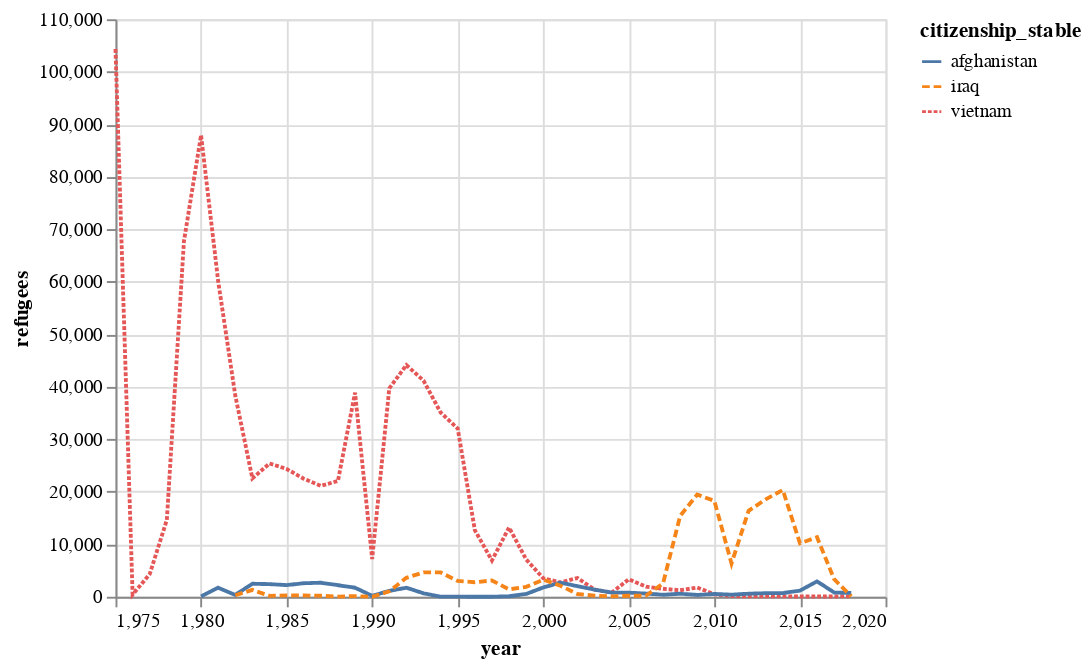

Notebook source saved alongside this figure:
### Markdown cell above
### Exploratory line charts `1 point`

**Using line charts,** examine 3 different countries' patterns of entry into the US over the years. What do their entry trends look like over time?

### Code cell
# creating a subset of the data with 3 countries and sum up the refugees number by year and citizenship

df_subset=df[df.citizenship_stable.isin(["afghanistan","vietnam","iraq"])].groupby(["year","citizenship_stable"]).refugees.sum().reset_index()
df_subset = pd.DataFrame(df_subset)

# create a multiple line chart using altair

import altair as alt


alt.Chart(df_subset).mark_line().encode(
    x='year',
    y='refugees',
    color='citizenship_stable',
    strokeDash='citizenship_stable',
)

### Figure 1 — Vega-Lite specification as saved in the notebook (floating-point values rounded to 4 significant figures)
{"config": {"view": {"continuousWidth": 400, "continuousHeight": 300}}, "data": {"name": "data-0536c2751db8dc20fd91b87aeed51a6d"}, "mark": "line", "encoding": {"color": {"type": "nominal", "field": "citizenship_stable"}, "strokeDash": {"type": "nominal", "field": "citizenship_stable"}, "x": {"type": "quantitative", "field": "year"}, "y": {"type": "quantitative", "field": "refugees"}}, "$schema": "https://vega.github.io/schema/vega-lite/v4.8.1.json", "datasets": {"data-0536c2751db8dc20fd91b87aeed51a6d": [{"year": 1975, "citizenship_stable": "vietnam", "refugees": 104300.0}, {"year": 1976, "citizenship_stable": "vietnam", "refugees": 399.0}, {"year": 1977, "citizenship_stable": "vietnam", "refugees": 4321.0}, {"year": 1978, "citizenship_stable": "vietnam", "refugees": 14640.0}, {"year": 1979, "citizenship_stable": "vietnam", "refugees": 67720.0}, {"year": 1980, "citizenship_stable": "afghanistan", "refugees": 65.0}, {"year": 1980, "citizenship_stable": "vietnam", "refugees": 87910.0}, {"year": 1981, "citizenship_stable": "afghanistan", "refugees": 1731.0}, {"year": 1981, "citizenship_stable": "vietnam", "refugees": 60110.0}, {"year": 1982, "citizenship_stable": "afghanistan", "refugees": 358.0}, {"year": 1982, "citizenship_stable": "iraq", "refugees": 284.0}, {"year": 1982, "citizenship_stable": "vietnam", "refugees": 38340.0}, {"year": 1983, "citizenship_stable": "afghanistan", "refugees": 2473.0}, {"year": 1983, "citizenship_stable": "iraq", "refugees": 1306.0}, {"year": 1983, "citizenship_stable": "vietnam", "refugees": 22540.0}, {"year": 1984, "citizenship_stable": "afghanistan", "refugees": 2403.0}, {"year": 1984, "citizenship_stable": "iraq", "refugees": 162.0}, {"year": 1984, "citizenship_stable": "vietnam", "refugees": 25380.0}, {"year": 1985, "citizenship_stable": "afghanistan", "refugees": 2217.0}, {"year": 1985, "citizenship_stable": "iraq", "refugees": 266.0}, {"year": 1985, "citizenship_stable": "vietnam", "refugees": 24340.0}, {"year": 1986, "citizenship_stable": "afghanistan", "refugees": 2578.0}, {"year": 1986, "citizenship_stable": "iraq", "refugees": 242.0}, {"year": 1986, "citizenship_stable": "vietnam", "refugees": 22480.0}, {"year": 1987, "citizenship_stable": "afghanistan", "refugees": 2670.0}, {"year": 1987, "citizenship_stable": "iraq", "refugees": 193.0}, {"year": 1987, "citizenship_stable": "vietnam", "refugees": 21130.0}, {"year": 1988, "citizenship_stable": "afghanistan", "refugees": 2203.0}, {"year": 1988, "citizenship_stable": "iraq", "refugees": 38.0}, {"year": 1988, "citizenship_stable": "vietnam", "refugees": 22050.0}, {"year": 1989, "citizenship_stable": "afghanistan", "refugees": 1718.0}, {"year": 1989, "citizenship_stable": "iraq", "refugees": 119.0}, {"year": 1989, "citizenship_stable": "vietnam", "refugees": 38880.0}, {"year": 1990, "citizenship_stable": "afghanistan", "refugees": 179.0}, {"year": 1990, "citizenship_stable": "iraq", "refugees": 1.0}, {"year": 1990, "citizenship_stable": "vietnam", "refugees": 7201.0}, {"year": 1991, "citizenship_stable": "afghanistan", "refugees": 1113.0}, {"year": 1991, "citizenship_stable": "iraq", "refugees": 1032.0}, {"year": 1991, "citizenship_stable": "vietnam", "refugees": 39690.0}, {"year": 1992, "citizenship_stable": "afghanistan", "refugees": 1722.0}, {"year": 1992, "citizenship_stable": "iraq", "refugees": 3611.0}, {"year": 1992, "citizenship_stable": "vietnam", "refugees": 44130.0}, {"year": 1993, "citizenship_stable": "afghanistan", "refugees": 658.0}, {"year": 1993, "citizenship_stable": "iraq", "refugees": 4646.0}, {"year": 1993, "citizenship_stable": "vietnam", "refugees": 41180.0}, {"year": 1994, "citizenship_stable": "afghanistan", "refugees": 18.0}, {"year": 1994, "citizenship_stable": "iraq", "refugees": 4634.0}, {"year": 1994, "citizenship_stable": "vietnam", "refugees": 35100.0}, {"year": 1995, "citizenship_stable": "afghanistan", "refugees": 10.0}, {"year": 1995, "citizenship_stable": "iraq", "refugees": 3015.0}, {"year": 1995, "citizenship_stable": "vietnam", "refugees": 32030.0}, {"year": 1996, "citizenship_stable": "afghanistan", "refugees": 9.0}, {"year": 1996, "citizenship_stable": "iraq", "refugees": 2765.0}, {"year": 1996, "citizenship_stable": "vietnam", "refugees": 12690.0}, {"year": 1997, "citizenship_stable": "afghanistan", "refugees": 6.0}, {"year": 1997, "citizenship_stable": "iraq", "refugees": 3094.0}, {"year": 1997, "citizenship_stable": "vietnam", "refugees": 6903.0}, {"year": 1998, "citizenship_stable": "afghanistan", "refugees": 87.0}, {"year": 1998, "citizenship_stable": "iraq", "refugees": 1407.0}, {"year": 1998, "citizenship_stable": "vietnam", "refugees": 13200.0}, {"year": 1999, "citizenship_stable": "afghanistan", "refugees": 530.0}, {"year": 1999, "citizenship_stable": "iraq", "refugees": 1886.0}, {"year": 1999, "citizenship_stable": "vietnam", "refugees": 7109.0}, {"year": 2000, "citizenship_stable": "afghanistan", "refugees": 1768.0}, {"year": 2000, "citizenship_stable": "iraq", "refugees": 3257.0}, {"year": 2000, "citizenship_stable": "vietnam", "refugees": 3521.0}, {"year": 2001, "citizenship_stable": "afghanistan", "refugees": 2692.0}, {"year": 2001, "citizenship_stable": "iraq", "refugees": 2106.0}, {"year": 2001, "citizenship_stable": "vietnam", "refugees": 2732.0}, {"year": 2002, "citizenship_stable": "afghanistan", "refugees": 2010.0}, {"year": 2002, "citizenship_stable": "iraq", "refugees": 520.0}, {"year": 2002, "citizenship_stable": "vietnam", "refugees": 3561.0}, {"year": 2003, "citizenship_stable": "afghanistan", "refugees": 1351.0}, {"year": 2003, "citizenship_stable": "iraq", "refugees": 206.0}, {"year": 2003, "citizenship_stable": "vietnam", "refugees": 1359.0}, {"year": 2004, "citizenship_stable": "afghanistan", "refugees": 793.0}, {"year": 2004, "citizenship_stable": "iraq", "refugees": 71.0}, {"year": 2004, "citizenship_stable": "vietnam", "refugees": 795.0}, {"year": 2005, "citizenship_stable": "afghanistan", "refugees": 768.0}, {"year": 2005, "citizenship_stable": "iraq", "refugees": 182.0}, {"year": 2005, "citizenship_stable": "vietnam", "refugees": 3332.0}, {"year": 2006, "citizenship_stable": "afghanistan", "refugees": 610.0}, {"year": 2006, "citizenship_stable": "iraq", "refugees": 202.0}, {"year": 2006, "citizenship_stable": "vietnam", "refugees": 1911.0}, {"year": 2007, "citizenship_stable": "afghanistan", "refugees": 378.0}, {"year": 2007, "citizenship_stable": "iraq", "refugees": 2544.0}, {"year": 2007, "citizenship_stable": "vietnam", "refugees": 1516.0}, {"year": 2008, "citizenship_stable": "afghanistan", "refugees": 576.0}, {"year": 2008, "citizenship_stable": "iraq", "refugees": 15410.0}, {"year": 2008, "citizenship_stable": "vietnam", "refugees": 1234.0}, {"year": 2009, "citizenship_stable": "afghanistan", "refugees": 338.0}, {"year": 2009, "citizenship_stable": "iraq", "refugees": 19470.0}, {"year": 2009, "citizenship_stable": "vietnam", "refugees": 1754.0}, {"year": 2010, "citizenship_stable": "afghanistan", "refugees": 527.0}, {"year": 2010, "citizenship_stable": "iraq", "refugees": 18250.0}, {"year": 2010, "citizenship_stable": "vietnam", "refugees": 470.0}, {"year": 2011, "citizenship_stable": "afghanistan", "refugees": 392.0}, {"year": 2011, "citizenship_stable": "iraq", "refugees": 6339.0}, {"year": 2011, "citizenship_stable": "vietnam", "refugees": 120.0}, {"year": 2012, "citizenship_stable": "afghanistan", "refugees": 578.0}, {"year": 2012, "citizenship_stable": "iraq", "refugees": 16370.0}, {"year": 2012, "citizenship_stable": "vietnam", "refugees": 87.0}, {"year": 2013, "citizenship_stable": "afghanistan", "refugees": 678.0}, {"year": 2013, "citizenship_stable": "iraq", "refugees": 18560.0}, {"year": 2013, "citizenship_stable": "vietnam", "refugees": 63.0}, {"year": 2014, "citizenship_stable": "afghanistan", "refugees": 696.0}, {"year": 2014, "citizenship_stable": "iraq", "refugees": 20330.0}, {"year": 2014, "citizenship_stable": "vietnam", "refugees": 80.0}, {"year": 2015, "citizenship_stable": "afghanistan", "refugees": 1168.0}, {"year": 2015, "citizenship_stable": "iraq", "refugees": 10170.0}, {"year": 2015, "citizenship_stable": "vietnam", "refugees": 39.0}, {"year": 2016, "citizenship_stable": "afghanistan", "refugees": 2930.0}, {"year": 2016, "citizenship_stable": "iraq", "refugees": 11330.0}, {"year": 2016, "citizenship_stable": "vietnam", "refugees": 57.0}, {"year": 2017, "citizenship_stable": "afghanistan", "refugees": 805.0}, {"year": 2017, "citizenship_stable": "iraq", "refugees": 3339.0}, {"year": 2017, "citizenship_stable": "vietnam", "refugees": 52.0}, {"year": 2018, "citizenship_stable": "afghanistan", "refugees": 716.0}, {"year": 2018, "citizenship_stable": "iraq", "refugees": 60.0}, {"year": 2018, "citizenship_stable": "vietnam", "refugees": 70.0}]}}
